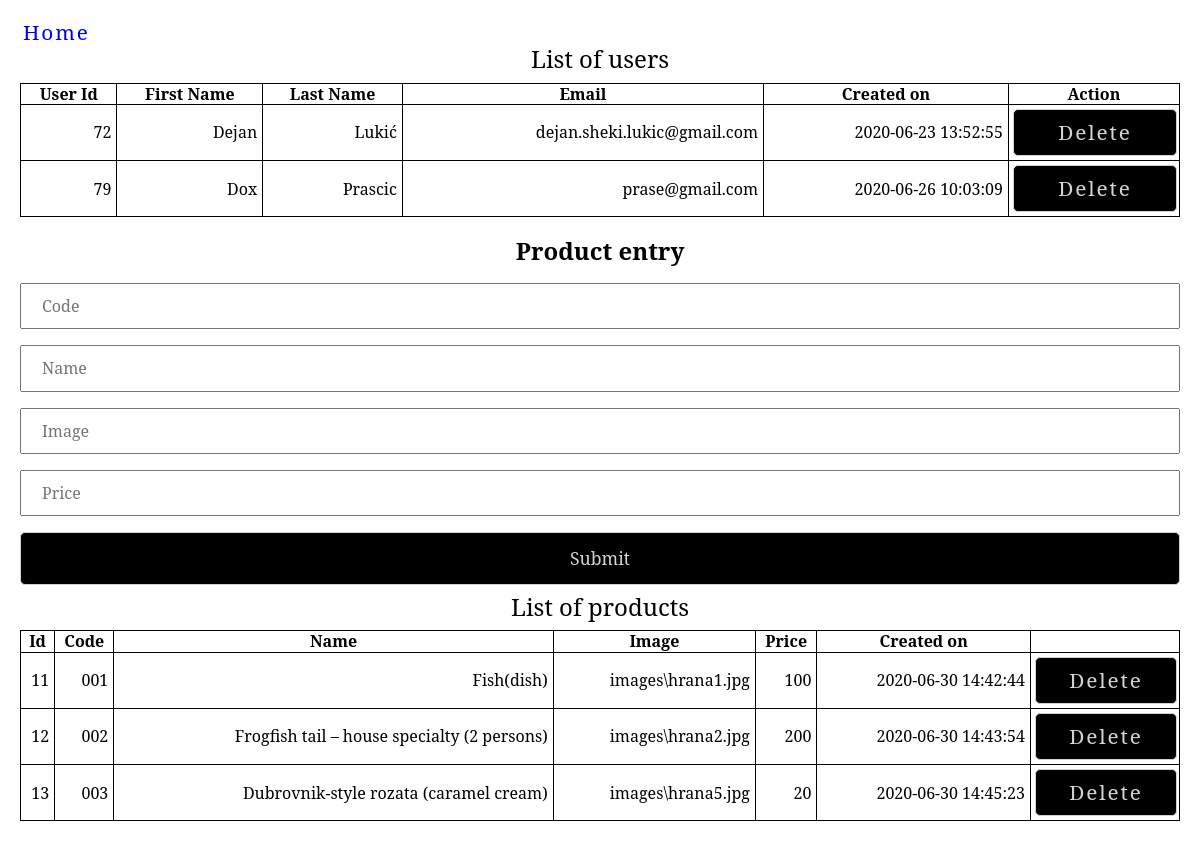
Screenshot of /function/dashboard.php with the database file from the repository.
### tables this page shows
CREATE TABLE IF NOT EXISTS `users` (
  `user_id` int(11) NOT NULL AUTO_INCREMENT,
  `first_name` varchar(50) NOT NULL,
  `last_name` varchar(100) NOT NULL,
  `password` text NOT NULL,
  `created_on` datetime NOT NULL DEFAULT CURRENT_TIMESTAMP,
  `email` varchar(50) NOT NULL,
  PRIMARY KEY (`user_id`)
);

CREATE TABLE IF NOT EXISTS `offer` (
  `id` int(11) NOT NULL AUTO_INCREMENT,
  `code` varchar(250) NOT NULL,
  `name` varchar(250) NOT NULL,
  `image` text NOT NULL,
  `price` double NOT NULL,
  `created_on` datetime NOT NULL DEFAULT CURRENT_TIMESTAMP,
  PRIMARY KEY (`id`)
);

### function/dashboard.php (the view, shortened to what this page needs)
<?php
	require "connection.php";
	$stmt = $db->prepare('SELECT * FROM `users` ORDER BY user_id');
	$stmt->execute();
	$results = $stmt->fetchAll(PDO::FETCH_ASSOC);
?>
<!DOCTYPE html>
<html>
	<head>
		<link rel="stylesheet" href="/kolona/css/normalize.css">
		<link href="/kolona/css/style.css" type="text/css" rel="stylesheet">
		<link rel="stylesheet" href="https://unpkg.com/aos@next/dist/aos.css" />
	</head>
	<body>
		<div class="dashboard">
			<div>
				<a href="/kolona/login.php">Home</a>
			</div>
			<div style="overflow-x:auto;">
			<table>
				<caption>List of users</caption>
				<thead>
					<tr>
						<th>User Id</th>
						<th>First Name</th>
						<th>Last Name</th>
						<th>Email</th>
						<th>Created on</th>
						<th>Action</th>
					</tr>
				</thead>
				<tbody>
					<?php
						foreach ($results as $data) {
							echo "<tr>
								<td>$data[user_id]</td>
								<td>$data[first_name]</td>
								<td>$data[last_name]</td>
								<td>$data[email]</td>
								<td>$data[created_on]</td>
								<td><a href='delete.php?id=$data[user_id]' class='btn' role='button'>Delete</a></td>
							</tr>";
						}
					?>
				</tbody>
			</table>
			</div>
			<h1>Product entry</h1>
			<form class="product_entry" action="dashboard.php" method="Post">
				<input type="text" name="code" placeholder="Code">
				<input type="text" name="name" placeholder="Name">
				<input type="text" name="image" placeholder="Image">
				<input type="text" name="price" placeholder="Price">
				<input type="submit" value="Submit" class="btn">
			</form>
		<?php
			$stmt = $db->prepare('SELECT * FROM `offer` ORDER BY id');
			$stmt->execute();
			$results = $stmt->fetchAll(PDO::FETCH_ASSOC);
		?>
			<div style="overflow-x:auto;">
			<table>
				<caption>List of products</caption>
				<thead>
					<tr>
						<th>Id</th>
						<th>Code</th>
						<th>Name</th>
						<th>Image</th>
						<th>Price</th>
						<th>Created on</th>
					</tr>
				</thead>
				<tbody>
					<?php
						foreach ($results as $data) {
							echo "<tr>
								<td>$data[id]</td>
								<td>$data[code]</td>
								<td>$data[name]</td>
								<td>$data[image]</td>
								<td>$data[price]</td>
								<td>$data[created_on]</td>
								<td><a href='delete.php?code=$data[code]' class='btn' role='button'>Delete</a></td>
							</tr>";
						}
					?>
				</tbody>
			</table>
			</div>
			</div>
	</body>
</html>

### css/style.css (style rules this page uses)
* { -webkit-box-sizing: border-box; -moz-box-sizing: border-box; box-sizing: border-box; }
body { background-color: #000000; margin: 0; font-family: 'Noto Serif', serif; }
h1 { text-align: center; color: rgb(211, 211, 211); margin: 0; padding: 20px 0 0 0; font-weight: 700; font-style: normal; font-size: 3em; }
.btn { display: block; width: 100%; color: rgb(211, 211, 211); font-weight: 500; text-align: center; cursor: pointer; -webkit-user-select: none; -moz-user-select: none; -ms-user-select: none; user-select: none; padding: 7px 10px; font-size: 1.1em; line-height: 1.5; border-radius: 5px; background-color: rgb(0, 0, 0); border: 1px solid rgb(211, 211, 211); }
input[type="submit"].btn, input[type="reset"].btn, input[type="button"].btn { width: 100%; }
.adress p, a { line-height: 1.2; font-size: 0.9em; margin: 3px; letter-spacing: 0.09em; }
.dashboard { background-color: rgb(255, 255, 255); color: rgb(0, 0, 0); padding: 20px; }
.dashboard a { text-decoration: none; font-size: 1.3em; }
.dashboard h1 { color: rgb(0, 0, 0); font-size: 1.5em; margin-bottom: 10px; }
.dashboard caption { color: rgb(0, 0, 0); font-size: 1.5em; margin-bottom: 10px; }
.dashboard table { width: 100%; border-collapse: collapse; }
.dashboard table, td, th { border: 1px solid rgb(0, 0, 0); }
.dashboard td { text-align: end; padding-right: 5px; }
.product_entry input { width: 100%; padding: 12px 20px; margin: 8px 0; box-sizing: border-box; }

### rows the page displays
users: user_id "72", first_name "Dejan", last_name "Lukić", email "dejan.sheki.lukic@gmail.com", created_on "2020-06-23 13:52:55"
users: user_id "79", first_name "Dox", last_name "Prascic", email "prase@gmail.com", created_on "2020-06-26 10:03:09"
offer: id "11", code "001", name "Fish(dish)", image "images\\hrana1.jpg", price "100", created_on "2020-06-30 14:42:44"
offer: id "12", code "002", name "Frogfish tail – house specialty (2 persons)", image "images\\hrana2.jpg", price "200", created_on "2020-06-30 14:43:54"
offer: id "13", code "003", name "Dubrovnik-style rozata (caramel cream)", image "images\\hrana5.jpg", price "20", created_on "2020-06-30 14:45:23"
